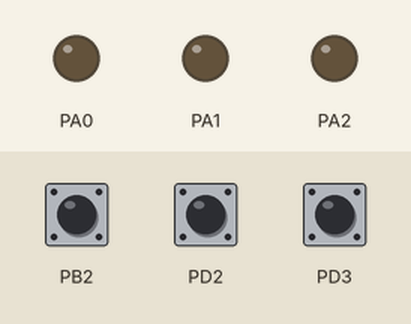
A program run on a simulated ATmega32, built with avr-gcc and emulated at 8 MHz. Shown: output pins drawn as LEDs (lit = HIGH). The inputs (shaded band) are chosen by the test bench; at power-on: PD3 HIGH, PB2 HIGH, PD2 HIGH.

Above: at 1.2 s.
1.3 s: PD3 pulled LOW for 0.15 s
At 1.9 s:
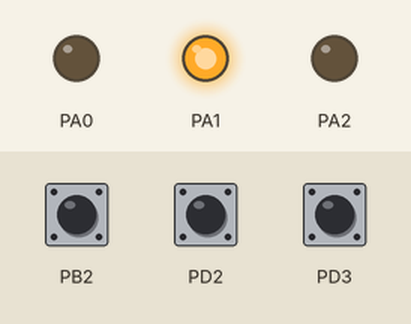
3.0 s: PB2 pulled LOW for 0.15 s
At 4.2 s:
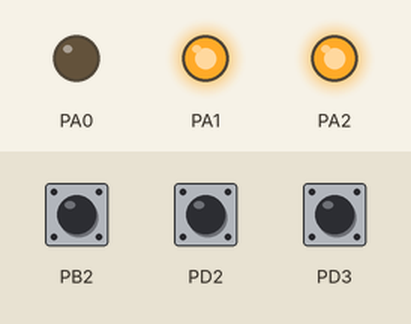
4.6 s: PD2 pulled LOW for 0.15 s
At 5.5 s:
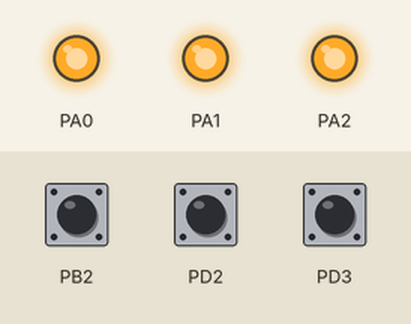
6.2 s: PB2 pulled LOW for 1 s
At 6.7 s:
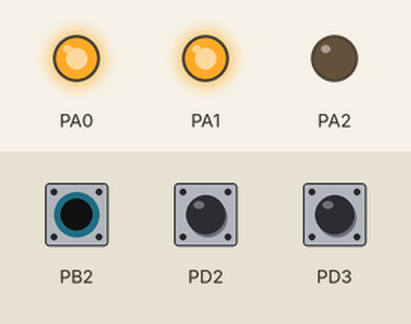
8.7 s: PD3 pulled LOW for 1 s
At 10.8 s:
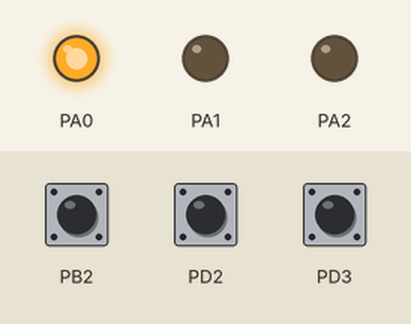
11.2 s: PB2 pulled LOW for 0.15 s
At 11.7 s:
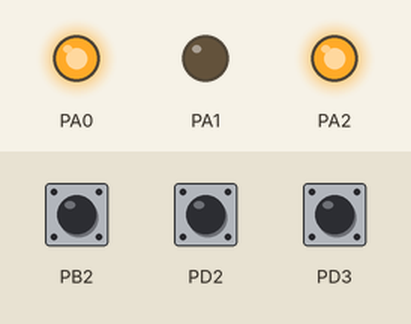
Timing chart, 0 to 13.8 s (numbered marks = the images above; inputs shaded):
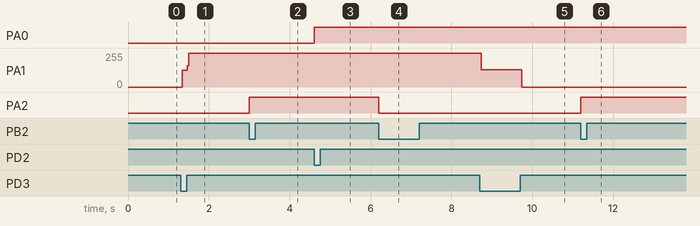

The program:

main.c
```c
/*
 * main.c
 *
 *  Created on: Aug 21, 2022
 *      Author: HP
 */
#include "STD_TYPES.h"
#include "BitMath.h"
#include "DIO_Config.h"
#include "DIO_Interface.h"
#include "GIE_Interface.h"
#include "EXT_Config.h"
#include "EXT_Interface.h"

void ISR0(void)
{      //ISR
	DIO_voidSetPinDirection(portA , pin0 , pin_output);
	DIO_voidTogglePinValue(portA ,pin0);
}

void ISR1(void)
{      //ISR
	DIO_voidSetPinDirection(portA , pin1 , pin_output);
	DIO_voidTogglePinValue(portA ,pin1);
}

void ISR2(void)
{      //ISR
	DIO_voidSetPinDirection(portA , pin2 , pin_output);
	DIO_voidTogglePinValue(portA ,pin2);
}

int main()
{
	EXT_voidGIE_Enable();
	EXT_voidInitialize(EXT0 , FallingEdge);
	EXT0_SetCallBack(ISR0);
	EXT_voidInitialize(EXT1 , LowLevel);
	EXT1_SetCallBack(ISR1);
	EXT_voidInitialize(EXT2 , FallingEdge);
	EXT2_SetCallBack(ISR2);
	while(1);
	return 0;
}
```

EXT_Config.h
```c
#ifndef _EXT_CONFIG_H
#define _EXT_CONFIG_H

#define EXT0    0
#define EXT1    1
#define EXT2    2

#define LowLevel             0
#define RisingEdge           1
#define FallingEdge          2
#define AnyLogicalChange     3


#endif
```

EXT_Interface.h
```c
#ifndef _EXT_INTERFACE_H
#define _EXT_INTERFACE_H

void EXT_voidInitialize(u8 Copy_u8EXT_ID , u8 Copy_u8SenseMode);
void EXT0_SetCallBack(void (*ptr)(void));
void EXT1_SetCallBack(void (*ptr)(void));
void EXT2_SetCallBack(void (*ptr)(void));

#endif
```

EXT_Program.c
```c
#include "STD_TYPES.h"
#include "BitMath.h"
#include "DIO_Config.h"
#include "DIO_Interface.h"
#include "EXT_Private.h"
#include "EXT_Config.h"
#include "EXT_Interface.h"

void (*Globalptr_0)(void) = '\0';
void (*Globalptr_1)(void) = '\0';
void (*Globalptr_2)(void) = '\0';

void EXT0_SetCallBack(void (*ptr)(void))
{
	Globalptr_0 = ptr;
}
void EXT1_SetCallBack(void (*ptr)(void))
{
	Globalptr_1 = ptr;
}
void EXT2_SetCallBack(void (*ptr)(void))
{
	Globalptr_2 = ptr;
}

void EXT_voidInitialize(u8 Copy_u8EXT_ID , u8 Copy_u8SenseMode)
{
           /*EXT0*/
	if(Copy_u8EXT_ID == EXT0)
	{
		DIO_voidSetPinDirection(portD , pin2 , pin_input);
		DIO_voidSetPinValue(portD , pin2 , pin_high);

        /*PIF sense control*/
		switch(Copy_u8SenseMode)
		{
		case LowLevel :
			ClrBit(MCUCR , pin0);
			ClrBit(MCUCR , pin1);
			break;

		case RisingEdge :
			SetBit(MCUCR , pin0);
			SetBit(MCUCR , pin1);
			break;

		case FallingEdge :
			ClrBit(MCUCR , pin0);
			SetBit(MCUCR , pin1);
			break;

		case AnyLogicalChange :
			SetBit(MCUCR , pin0);
			ClrBit(MCUCR , pin1);
			break;
		}

		SetBit(GICR , pin6);   //General Interrupt control Register
	}

          /*EXT1*/
	else if(Copy_u8EXT_ID == EXT1)
	{
		DIO_voidSetPinDirection(portD , pin3 , pin_input);
		DIO_voidSetPinValue(portD , pin3 , pin_high);

		/*PIF sense control*/
		switch(Copy_u8SenseMode)
		{
		case LowLevel :
			ClrBit(MCUCR , pin2);
			ClrBit(MCUCR , pin3);
			break;

		case RisingEdge :
			SetBit(MCUCR , pin2);
			SetBit(MCUCR , pin3);
			break;

		case FallingEdge :
			ClrBit(MCUCR , pin2);
			SetBit(MCUCR , pin3);
			break;

		case AnyLogicalChange :
			SetBit(MCUCR , pin2);
			ClrBit(MCUCR , pin3);
			break;
		}

		SetBit(GICR , pin7);    //General Interrupt control Register
	}

	         /*EXT2*/
	else if(Copy_u8EXT_ID == EXT2)
	{
		DIO_voidSetPinDirection(portB , pin2 , pin_input);
		DIO_voidSetPinValue(portB , pin2 , pin_high);

		/*PIF sense control*/
		switch(Copy_u8SenseMode)
		{
		case RisingEdge :
			SetBit(MCUCR , pin6);
			break;

		case FallingEdge :
			ClrBit(MCUCR , pin6);
			break;
		}

		SetBit(GICR , pin5);     //General Interrupt control Register
	}
}

void __vector_1()__attribute__((signal));
void __vector_1()
{
	if(Globalptr_0 != '\0')
	{
		Globalptr_0();
	}
}

void __vector_2()__attribute__((signal));
void __vector_2()
{
	if(Globalptr_1 != '\0')
	{
		Globalptr_1();
	}
}

void __vector_3()__attribute__((signal));
void __vector_3()
{
	if(Globalptr_2 != '\0')
	{
		Globalptr_2();
	}
}
```

GIE_Interface.h
```c
#ifndef _EXT_INTERFACE_H
#define _EXT_INTERFACE_H

void EXT_voidGIE_Enable(void);
void EXT_voidGIE_Disable(void);

#endif
```

GIE_Program.c
```c
#include "STD_TYPES.h"
#include "BitMath.h"
#include "DIO_Config.h"
#include "DIO_Interface.h"
#include "GIE_Private.h"
#include "GIE_Interface.h"

void EXT_voidGIE_Enable(void)
{
	SetBit(SREG , pin7);
}

void EXT_voidGIE_Disable(void)
{
	ClrBit(SREG , pin7);
}
```

BitMath.h
```c
#define GetBit(reg,bit_num)  ((reg>>bit_num)&1)
#define ClrBit(reg,bit_num)  ((reg) &= ~(1<<bit_num))
#define SetBit(reg,bit_num)  ((reg) |= (1<<(bit_num)))
#define ToggleBit(reg,bit_num)   ((reg) ^= (1<<(bit_num)))   
```

DIO_Config.h
```c
#ifndef _DIO_CONFIG_H
#define _DIO_CONFIG_H

    /*Objects like Macros*/
		/*All ports*/
#define portA  0
#define portB  1
#define portC  2
#define portD  3

       /*All pins*/
#define pin0   0
#define pin1   1
#define pin2   2
#define pin3   3
#define pin4   4
#define pin5   5
#define pin6   6
#define pin7   7

      /*pin*/
#define pin_high  1
#define pin_low   0

      /*all port*/
#define All_port_output    (0xFF)
#define All_port_input     (0x00)

      /*pin input or output*/
#define pin_input   0
#define pin_output  1


#endif
```

DIO_Interface.h
```c
#ifndef _DIO_INTERFACE_H            //header file guard
#define _DIO_INTERFACE_H

                        /*Functions Prototypes*/
void DIO_voidSetPinDirection(u8 Copy_u8PortID , u8 Copy_u8PinID , u8 Copy_u8PinDirection);
void DIO_voidSetPinValue(u8 Copy_u8PortID , u8 Copy_u8PinID , u8 Copy_u8PinValue);

void DIO_voidSetPortDirection(u8 Copy_u8PortID , u8 Copy_u8PortDirection);
void DIO_voidSetPortValue(u8 Copy_u8PortID , u8 Copy_u8PortValue);

void DIO_voidTogglePinValue(u8 Copy_u8PortID , u8 Copy_u8PinID);
u8 DIO_u8GetPinValue(u8 Copy_u8PortID , u8 Copy_u8PinID);


#endif
```

DIO_Private.h
```c
#ifndef _DIO_PRIVATE_H          //header file guard
#define _DIO_PRIVATE_H

           /*Registers Addresses*/

				/*portA*/
#define  PORTA_REG    *((volatile u8*)0x3B)
#define  DDRA_REG     *((volatile u8*)0x3A)
#define  PINA_REG     *((volatile u8*)0x39)

                /*portB*/
#define  PORTB_REG    *((volatile u8*)0x38)
#define  DDRB_REG     *((volatile u8*)0x37)
#define  PINB_REG     *((volatile u8*)0x36)

                /*portC*/
#define  PORTC_REG    *((volatile u8*)0x35)
#define  DDRC_REG     *((volatile u8*)0x34)
#define  PINC_REG     *((volatile u8*)0x33)

               /*portD*/
#define  PORTD_REG    *((volatile u8*)0x32)
#define  DDRD_REG     *((volatile u8*)0x31)
#define  PIND_REG     *((volatile u8*)0x30)


#endif
```

DIO_Program.c
```c
#include "STD_TYPES.h"
#include "BitMath.h"
#include "DIO_Private.h"
#include "DIO_Config.h"
#include "DIO_Interface.h"

                                      /*Functions Implementation*/
//____________________________________________Pin direction________________________________________________
void DIO_voidSetPinDirection(u8 Copy_u8PortID , u8 Copy_u8PinID , u8 Copy_u8PinDirection)
{
	        /*Output Mode*/
	if(Copy_u8PinDirection == 1)
	{
		switch(Copy_u8PortID)
		{
			case portA :
			SetBit(DDRA_REG , Copy_u8PinID);
			break;

			case portB :
			SetBit(DDRB_REG , Copy_u8PinID);
			break;

			case portC :
			SetBit(DDRC_REG , Copy_u8PinID);
			break;

			case portD :
			SetBit(DDRD_REG , Copy_u8PinID);
			break;
		}
	}
	        /*Input Mode*/
	else if (Copy_u8PinDirection == 0)
	{
		switch(Copy_u8PortID)
		{
			case portA :
			ClrBit(DDRA_REG , Copy_u8PinID);
			break;

			case portB :
			ClrBit(DDRB_REG , Copy_u8PinID);
			break;

			case portC :
			ClrBit(DDRC_REG , Copy_u8PinID);
			break;

			case portD :
			ClrBit(DDRD_REG , Copy_u8PinID);
			break;
		}
	}
}

//______________________________________Pin value________________________________________
// After determining pin direction , we need to determine if value high or low
void DIO_voidSetPinValue(u8 Copy_u8PortID , u8 Copy_u8PinID , u8 Copy_u8PinValue)
{
	        /*Output is high*/
	if(Copy_u8PinValue == 1)
	{
		switch(Copy_u8PortID)
		{
			case portA :
			SetBit(PORTA_REG , Copy_u8PinID);
			break;

			case portB :
			SetBit(PORTB_REG , Copy_u8PinID);
			break;

			case portC :
			SetBit(PORTC_REG , Copy_u8PinID);
			break;

			case portD :
			SetBit(PORTD_REG , Copy_u8PinID);
			break;
		}
	}
	        /*Output is low*/
	else if (Copy_u8PinValue == 0)
	{
		switch(Copy_u8PortID)
		{
			case portA :
			ClrBit(PORTA_REG , Copy_u8PinID);
			break;

			case portB :
			ClrBit(PORTB_REG , Copy_u8PinID);
			break;

			case portC :
			ClrBit(PORTC_REG , Copy_u8PinID);
			break;

			case portD :
			ClrBit(PORTD_REG , Copy_u8PinID);
			break;
		}
	}
}

//_____________________________________________Port direction__________________________________
void DIO_voidSetPortDirection(u8 Copy_u8PortID , u8 Copy_u8PortDirection)
{
	      /*Input or Output Mode*/
	switch(Copy_u8PortID)
	{
		case portA :
		DDRA_REG = Copy_u8PortDirection;
		break;

		case portB :
		DDRB_REG = Copy_u8PortDirection;
		break;

		case portC :
		DDRC_REG = Copy_u8PortDirection;
		break;

		case portD :
		DDRD_REG = Copy_u8PortDirection;
		break;
	}
}

//_______________________________________________Port Value_________________________________________
void DIO_voidSetPortValue(u8 Copy_u8PortID , u8 Copy_u8PortValue)
{
	      /*Output port high or low*/
	switch(Copy_u8PortID)
	{
		case portA :
		PORTA_REG = Copy_u8PortValue;
		break;

		case portB :
		PORTB_REG = Copy_u8PortValue;
		break;

		case portC :
		PORTC_REG = Copy_u8PortValue;
		break;

		case portD :
		PORTD_REG = Copy_u8PortValue;
		break;
	}
}

//________________________________________________Toggle Pin_____________________________________
void DIO_voidTogglePinValue(u8 Copy_u8PortID , u8 Copy_u8PinID)
{
	switch(Copy_u8PortID)
	{
		case portA :
		ToggleBit(PORTA_REG , Copy_u8PinID);
		break;

		case portB :
		ToggleBit(PORTB_REG , Copy_u8PinID);
		break;

		case portC :
		ToggleBit(PORTC_REG , Copy_u8PinID);
		break;

		case portD :
		ToggleBit(PORTD_REG , Copy_u8PinID);
		break;
	}
}

//_______________________________________________Get pin________________________________________
u8 DIO_u8GetPinValue(u8 Copy_u8PortID , u8 Copy_u8PinID)
{
	u8 Copy_u8PinValue;
	switch(Copy_u8PortID)
	{
		case portA :
		Copy_u8PinValue = GetBit(PINA_REG , Copy_u8PinID);
		break;

		case portB :
		Copy_u8PinValue = GetBit(PINB_REG , Copy_u8PinID);
		break;

		case portC :
		Copy_u8PinValue = GetBit(PINC_REG , Copy_u8PinID);
		break;

		case portD :
		Copy_u8PinValue = GetBit(PIND_REG , Copy_u8PinID);
		break;
	}
	return Copy_u8PinValue;
}
```

EXT_Private.h
```c
#ifndef _EXT_PRIVATE_H
#define _EXT_PRIVATE_H

#define  MCUCR    *((volatile u8*)0x55)
#define  GICR    *((volatile u8*)0x5B)

#endif
```

GIE_Private.h
```c
#ifndef _EXT_PRIVATE_H
#define _EXT_PRIVATE_H

#define  SREG    *((volatile u8*)0x5F)

#endif
```

STD_TYPES.h
```c
typedef unsigned char u8;
typedef unsigned short int u16;
typedef unsigned long int u32;
typedef signed char s8;
typedef signed char s16;
typedef signed char s32;
typedef float f32;
typedef double f64;
```

Measured:
- after the input at 1.3 s, PA1: 0/255 → 127/255 at once, → 255/255 0.12 s later
- after the input at 3.0 s, PA2: LOW → HIGH at once
- after the input at 4.6 s, PA0: LOW → HIGH at once
- after the input at 6.2 s, PA2: HIGH → LOW at once
- after the input at 8.7 s, PA1: 255/255 → 128/255 at once, → 0/255 1.0 s later
- after the input at 11.2 s, PA2: LOW → HIGH at once
